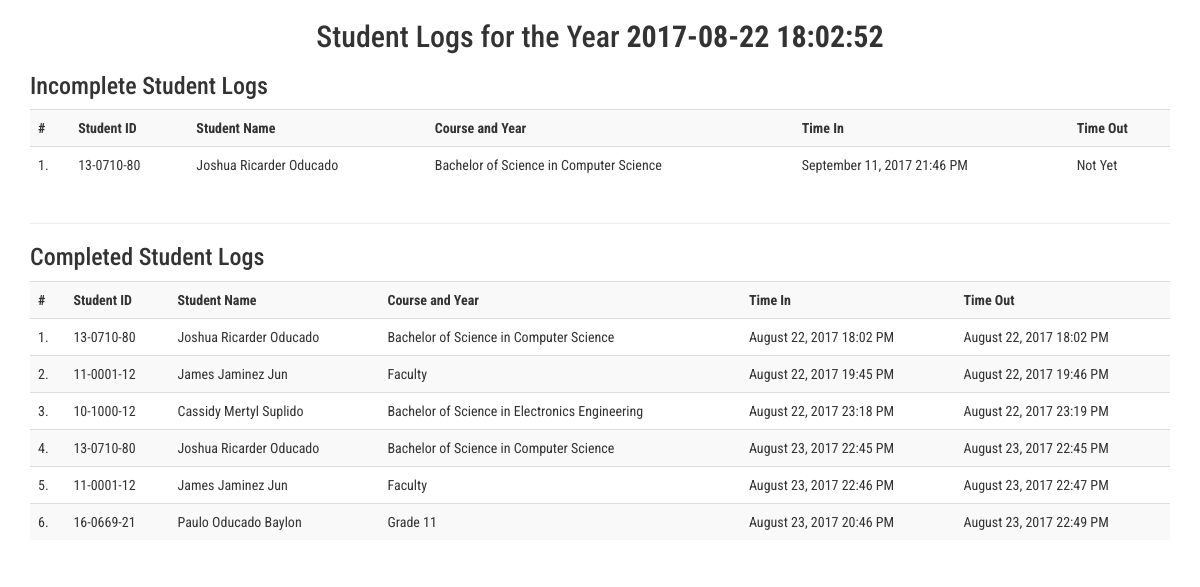
Screenshot of /detailed-yearly-logs.php?year=2017-08-22 18:02:52 with the database file from the repository.
### tables this page shows
CREATE TABLE IF NOT EXISTS `logs` (
  `id` int(11) NOT NULL AUTO_INCREMENT,
  `student_id` varchar(50) NOT NULL,
  `name` varchar(300) NOT NULL,
  `department` varchar(300) NOT NULL,
  `section` varchar(150) NOT NULL,
  `course` varchar(50) NOT NULL,
  `log_in` timestamp NOT NULL DEFAULT CURRENT_TIMESTAMP,
  `log_out` timestamp NULL DEFAULT NULL,
  PRIMARY KEY (`id`)
);

### detailed-yearly-logs.php (the view, shortened to what this page needs)
<!DOCTYPE html>
<html>
<head>
	<link rel="stylesheet" href="css/bootstrap.min.css">
	<link rel="stylesheet" href="css/style.css">
</head>
<body onload="start()" style="height: auto;">
	<div class="container">
		<h2 class="text-center">Student Logs for the Year <?php echo "<b>". $_GET['year']."</b>"; ?></h2>
		<h3>Incomplete Student Logs</h3>
		<div class="table-responsive">
			<table class="table table-striped">
				<tr>
					<th>#</th>
					<th>Student ID</th>
					<th>Student Name</th>
					<th>Course and Year</th>
					<th>Time In</th>
					<th>Time Out</th>
				</tr>
				<?php
					$i = 0;
					$con = mysqli_connect("localhost","libraryaccess","libraryaccess","libraryaccess");
					$year = $_GET['year'];
					$result = mysqli_query($con,"SELECT DATE_FORMAT(log_in, '%M %e, %Y %H:%i %p') AS converted_in,logs.* FROM logs WHERE log_out IS NULL AND YEAR(log_in) = '$year'");
						while($row = mysqli_fetch_array($result))
						{
							$i++;
							echo "<tr>";
							echo "<td>" . $i . ".</td>";
							echo "<td>".$row['student_id']."</td>";
							echo "<td>" . $row['name'] . "</td>";
							echo "<td>" . $row['course'] . "</td>";
							echo "<td>" . $row['converted_in'] . "</td>";
							echo "<td>Not Yet</td>";
							echo "</tr>";
						}
						echo "</table>";
				?>
		</div>
		<hr>
		<h3>Completed Student Logs</h3>
		<div class="table-responsive">
			<table class="table table-striped">
				<tr>
					<th>#</th>
					<th>Student ID</th>
					<th>Student Name</th>
					<th>Course and Year</th>
					<th>Time In</th>
					<th>Time Out</th>
				</tr>
				<?php
					$i = 0;
					$con = mysqli_connect("localhost","libraryaccess","libraryaccess","libraryaccess");
					$result = mysqli_query($con,"SELECT DATE_FORMAT(log_in, '%M %e, %Y %H:%i %p') AS converted_in,DATE_FORMAT(log_out, '%M %e, %Y %H:%i %p') AS converted_out,logs.* FROM logs WHERE log_out IS NOT NULL AND YEAR(log_in) = '$year'");
						while($row = mysqli_fetch_array($result))
						{
							$i++;
							echo "<tr>";
							echo "<td>" . $i . ".</td>";
							echo "<td>".$row['student_id']."</td>";
							echo "<td>" . $row['name'] . "</td>";
							echo "<td>" . $row['course'] . "</td>";
							echo "<td>" . $row['converted_in'] . "</td>";
							echo "<td>" . $row['converted_out'] . "</td>";
							echo "</tr>";
						}
						echo "</table>";
				?>
		</div>
	</div>
</body>
</html>

### css/style.css (style rules this page uses)
body { font-family: 'Roboto Condensed', sans-serif; }

### rows the page displays
logs: student "13-0710-80", name "Joshua Ricarder Oducado", course "Bachelor of Science in Computer Science", converted_in "September 11, 2017 21:46 PM"
logs: student "13-0710-80", name "Joshua Ricarder Oducado", course "Bachelor of Science in Computer Science", converted_in "August 22, 2017 18:02 PM", converted_out "August 22, 2017 18:02 PM"
logs: student "11-0001-12", name "James Jaminez Jun", course "Faculty", converted_in "August 22, 2017 19:45 PM", converted_out "August 22, 2017 19:46 PM"
logs: student "10-1000-12", name "Cassidy Mertyl Suplido", course "Bachelor of Science in Electronics Engineering", converted_in "August 22, 2017 23:18 PM", converted_out "August 22, 2017 23:19 PM"
logs: student "13-0710-80", name "Joshua Ricarder Oducado", course "Bachelor of Science in Computer Science", converted_in "August 23, 2017 22:45 PM", converted_out "August 23, 2017 22:45 PM"
logs: student "11-0001-12", name "James Jaminez Jun", course "Faculty", converted_in "August 23, 2017 22:46 PM", converted_out "August 23, 2017 22:47 PM"
logs: student "16-0669-21", name "Paulo Oducado Baylon", course "Grade 11", converted_in "August 23, 2017 20:46 PM", converted_out "August 23, 2017 22:49 PM"

### other values shown
$_GET['year'] "2017-08-22 18:02:52"
